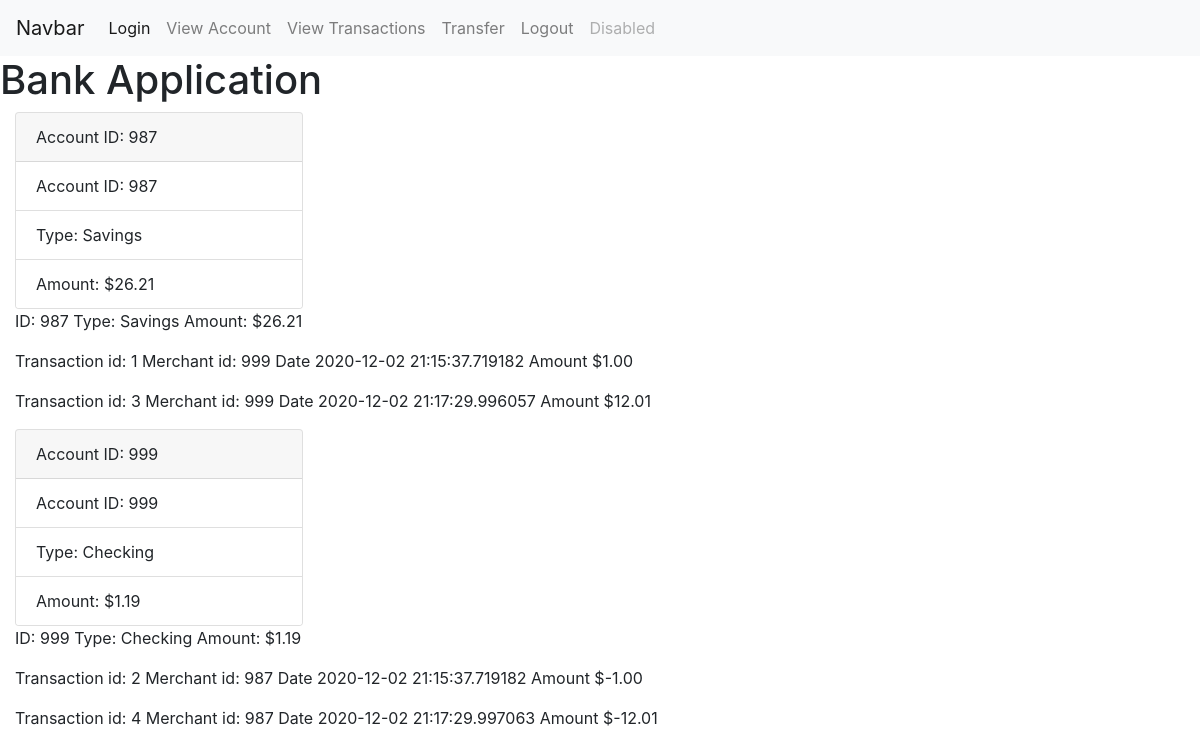
The page /view (signed in) on the database its author committed.
### bankapp/customers.py (models this page shows, shortened)
class Account(db.Model):
	_id = db.Column("id", db.Integer, primary_key=True)
	bank_id = db.Column("number", db.Integer, unique=True)
	amount = db.Column("amount", db.Numeric(scale=2))
	account_type = db.Column("type", db.String(10))
	transactions = db.relationship("Transaction", backref="receiver", lazy=True)
	owner_id = db.Column(db.Integer, db.ForeignKey("customers.id"), nullable=False)

class Transaction(db.Model):
	_id = db.Column("id", db.Integer, primary_key=True)
	merchant_id = db.Column("merchant", db.Integer)
	amount = db.Column("transfer_amount", db.Numeric(scale=2))
	date_sent = db.Column(db.DateTime, default=datetime.utcnow)
	receiver_id = db.Column(db.Integer, db.ForeignKey("account.id"), nullable=False)

### bankapp/routes.py (the view)
@app.route("/view")
def view():
	if ("user" in session):
		user = session["user"]
		customer_to_view = customers.query.filter_by(name=user).first()
		accounts_to_view = Account.query.filter_by(owner=customer_to_view)
		sorted_accounts = accounts_to_view.order_by(Account.bank_id.asc())
		today = datetime.now()
		return render_template("view.html", acs=sorted_accounts, day="today")
	return redirect(url_for("login"))

### bankapp/templates/view.html (shortened to what this page needs)
{% extends "base.html" %}
{% block content%}
	{% for ac in acs %}
		    <div class="card" style="width: 18rem;">
			<div class="card-header">
			  Account ID: {{ac.bank_id}}
			</div>
			<ul class="list-group list-group-flush">
			  <li class="list-group-item">Account ID: {{ac.bank_id}}</li>
			  <li class="list-group-item">Type: {{ac.account_type}}</li>
			  <li class="list-group-item">Amount: ${{ac.amount}}</li>
			 </ul>
			</div>
			<p>ID: {{ac.bank_id}} Type: {{ac.account_type}} Amount: ${{ac.amount}}</p>
			{% for tra in ac.transactions %}
				<p>Transaction id: {{tra._id}} Merchant id: {{tra.merchant_id}} Date {{tra.date_sent}} Amount ${{tra.amount}}</p>
			{% endfor %}
		{% endfor %}
{% endblock %}

### bankapp/templates/base.html (shortened to what this page needs)
<!DOCTYPE html>
<html>
<head>
	<link rel="stylesheet" href="https://cdn.jsdelivr.net/npm/bootstrap@4.5.3/dist/css/bootstrap.min.css">
</head>
<body>
	<nav class="navbar navbar-expand-lg navbar-light bg-light">
	  <a class="navbar-brand" href="#">Navbar</a>
	  <div class="collapse navbar-collapse" id="navbarNavAltMarkup">
	    <div class="navbar-nav">
	      <a class="nav-link active" href="login">Login <span class="sr-only">(current)</span></a>
	      <a class="nav-link" href="view">View Account</a>
	      <a class="nav-link" href="transactions">View Transactions</a>
	      <a class="nav-link" href="transfer">Transfer</a>
	      <a class="nav-link" href="logout">Logout</a>
	      <a class="nav-link disabled" href="#" tabindex="-1" aria-disabled="true">Disabled</a>
	    </div>
	  </div>
	</nav>
	<h1>Bank Application</h1>
	<div class="container-fluid">
		{% block content %}
		{% endblock %}
	</div>
</body>
</html>

### rows shown on the page
Account: bank_id "987", account_type "Savings", amount "26.21"
Transaction: _id "1", merchant_id "999", date_sent "2020-12-02 21:15:37.719182", amount "1.00"
Transaction: _id "3", merchant_id "999", date_sent "2020-12-02 21:17:29.996057", amount "12.01"
Account: bank_id "999", account_type "Checking", amount "1.19"
Transaction: _id "2", merchant_id "987", date_sent "2020-12-02 21:15:37.719182", amount "-1.00"
Transaction: _id "4", merchant_id "987", date_sent "2020-12-02 21:17:29.997063", amount "-12.01"
